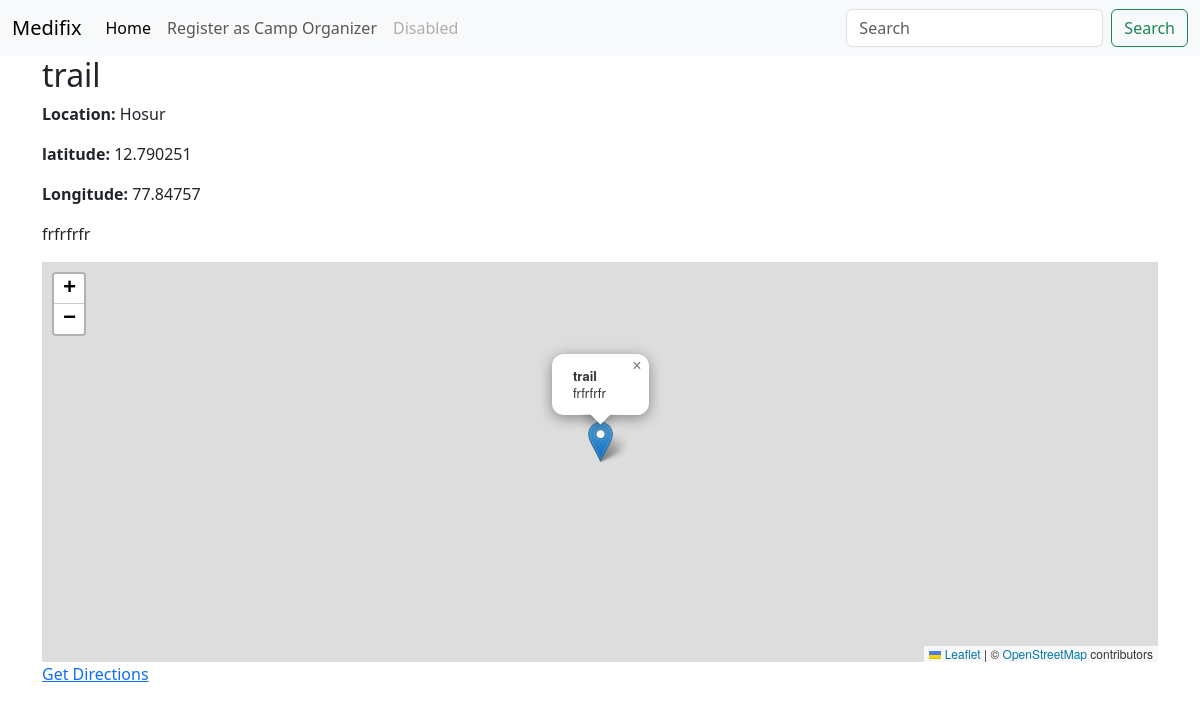
The page /camp/1/ on the database its author committed.
### administration/models.py (models this page shows, shortened)
class camp_details(models.Model):
    camp_name = models.CharField(max_length=200,null=True)
    location = models.CharField(max_length=200, null=True)
    latitude = models.FloatField()
    longitude = models.FloatField()
    start_date_time = models.DateTimeField()
    end_date_time = models.DateTimeField()
    contact_website = models.URLField(max_length=200, null=True, blank=True)
    hospital_name = models.CharField(max_length=150,null=True, blank=True)
    club_name = models.CharField(max_length=150,null=True, blank=True)
    other = models.CharField(max_length = 150, null=True, blank=True)
    description = models.TextField(max_length = 3000, null=True)
    type_of_camp = models.CharField(max_length=30, null=True, choices=type_of_camp)
    cost = models.IntegerField(null=True, blank=True, default='0')
    total_camp_registrations = models.IntegerField()
    camp_register_active = models.BooleanField(default=False)
    createdby = models.ForeignKey(User, on_delete=models.DO_NOTHING)

### administration/views.py (the view)
# urls.py: path('camp/<int:camp_id>/', views.camp_details_view, name='camp_details'),
def camp_details_view(request, camp_id):
    camp = get_object_or_404(camp_details, pk=camp_id)
    context = {
        'camp': camp
    }
    return render(request, 'camp/camp_detail.html', context)

### templates/camp/camp_detail.html (shortened to what this page needs)
{% extends 'base.html' %}
{% load static %}
{% block content %}
    <h2>{{ camp.camp_name }}</h2>
    <p><strong>Location:</strong> {{ camp.location }}</p>
    <p><strong>latitude:</strong> {{ camp.latitude }}</p>
    <p><strong>Longitude:</strong> {{ camp.longitude }}</p>
    <p>{{ camp.description }}</p>
    <div id="map"></div>
    <a href="https://www.google.com/maps/dir/?api=1&destination={{ camp.latitude }},{{ camp.longitude }}" target="_blank">Get Directions</a>
    {% endblock %}

### templates/base.html (style rules this page uses)
#map { height: 400px; }

### rows shown on the page
camp_details: camp_name "trail", location "Hosur", latitude "12.790251", longitude "77.84757", description "frfrfrfr"
